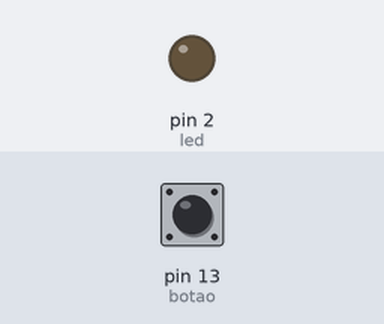
The program below on a simulated MicroPython board. Parts: output pins drawn as LEDs (lit = HIGH). The test bench sets the inputs (shaded band); at power-on: pin 13 (botao) LOW.

Above: at 1.2 s.
1.3 s: pin 13 (botao) pulled HIGH for 0.15 s
At 1.37 s:
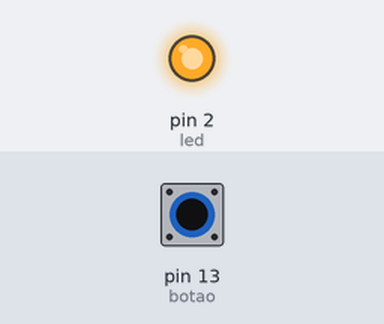
2.9 s: pin 13 (botao) pulled HIGH for 3.2 s
At 7.2 s:
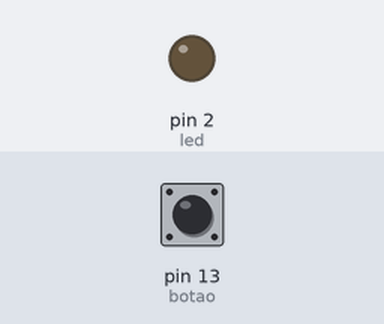
Timing chart, 0 to 8.7 s (numbered marks = the images above; inputs shaded):
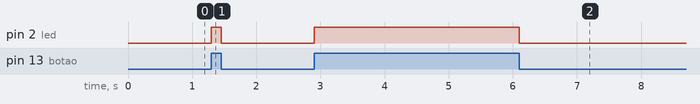

The program:

main.py
```python
'''
Utilizando um botão de pressionar para controlar o estado de um led (ligado ou desligado)
'''

from machine import Pin, ADC

led = Pin(2, Pin.OUT) #criando objeto led onde ele é definido no pino 2
botao = Pin(13, Pin.IN) #criando objeto botao onde ele é definido no pino 13

while(True): #loop
    botao_pressionado = botao.value() #armazenando o valor se o botao está pressionado na variavel botao_pressionado
    if botao_pressionado == True:
        led.value(1) #ligando o led
    else:
        led.value(0) #desligando o led
```

Measured:
- after the input at 1.3 s, pin 2 (led): LOW → HIGH at once, → LOW 0.15 s later
- after the input at 2.9 s, pin 2 (led): LOW → HIGH at once, → LOW 3.2 s later
